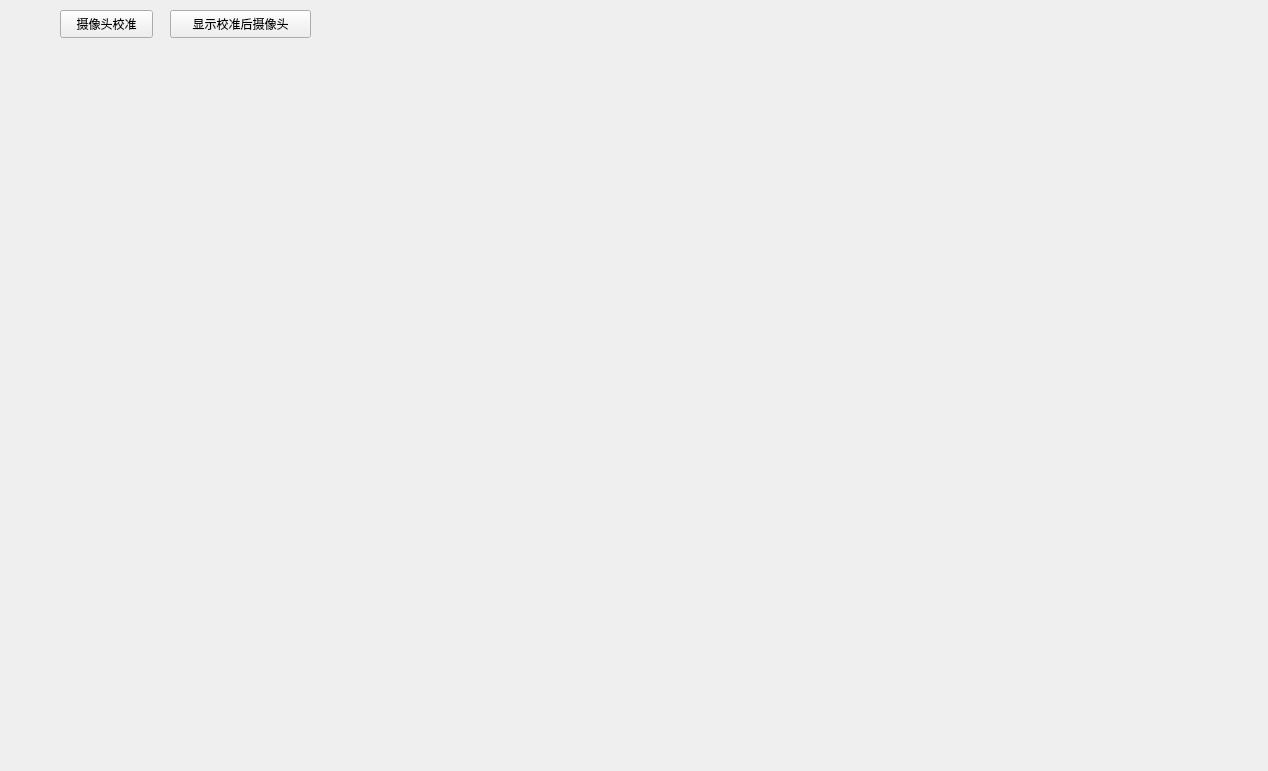
<?xml version="1.0" encoding="UTF-8"?>
<ui version="4.0">
 <class>MainWindow</class>
 <widget class="QMainWindow" name="MainWindow">
  <property name="geometry">
   <rect>
    <x>0</x>
    <y>0</y>
    <width>1268</width>
    <height>771</height>
   </rect>
  </property>
  <property name="windowTitle">
   <string>MainWindow</string>
  </property>
  <widget class="QWidget" name="centralwidget">
   <widget class="QPushButton" name="pb_check">
    <property name="geometry">
     <rect>
      <x>60</x>
      <y>10</y>
      <width>93</width>
      <height>28</height>
     </rect>
    </property>
    <property name="text">
     <string>摄像头校准</string>
    </property>
   </widget>
   <widget class="QPushButton" name="pb_display_check">
    <property name="geometry">
     <rect>
      <x>170</x>
      <y>10</y>
      <width>141</width>
      <height>28</height>
     </rect>
    </property>
    <property name="text">
     <string>显示校准后摄像头</string>
    </property>
   </widget>
   <widget class="QLabel" name="display">
    <property name="geometry">
     <rect>
      <x>40</x>
      <y>140</y>
      <width>1201</width>
      <height>581</height>
     </rect>
    </property>
    <property name="text">
     <string/>
    </property>
   </widget>
  </widget>
  <widget class="QMenuBar" name="menubar">
   <property name="geometry">
    <rect>
     <x>0</x>
     <y>0</y>
     <width>1268</width>
     <height>26</height>
    </rect>
   </property>
  </widget>
 </widget>
 <resources/>
 <connections/>
</ui>
